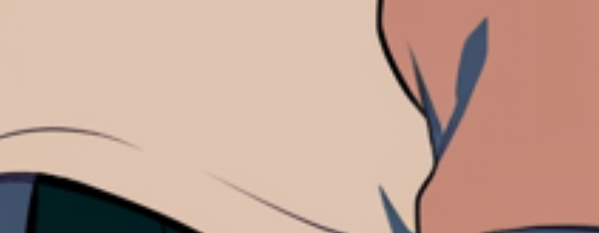
#> input picture Huang/boy_part_color.png, 599 x 233 px
$ python 'kmeans取色與上色.py'
#> lines starting #> are read from the running program, lines starting #| are printed output that depends on the picture; after the words box and inside, x2 and y2 are one past the last pixel; in counts of white or black regions, pixels touching at a corner belong together
#!/usr/bin/env python
# coding: utf-8

# In[6]:


import cv2
import numpy as np
import random

def get_major_color(image):
    pixels = image.reshape(-1, 3)
    n_colors = 5  # 增加主要顏色分析的顏色數量
    criteria = (cv2.TERM_CRITERIA_EPS + cv2.TERM_CRITERIA_MAX_ITER, 200, .1)
    _, labels, centers = cv2.kmeans(pixels.astype(np.float32), n_colors, None, criteria, 10, cv2.KMEANS_RANDOM_CENTERS)
    label_counts = np.bincount(labels.flatten())
    major_label = np.argmax(label_counts)
    return centers[major_label]

def get_random_point_in_mask(mask):
    nonzero_points = np.transpose(np.nonzero(mask))
    if len(nonzero_points) == 0:
        return None
    random_index = random.randint(0, len(nonzero_points) - 1)
    random_point = tuple(nonzero_points[random_index])

    # 檢查種子點是否超出圖像範圍，如果超出範圍則重新選擇
    while random_point[0] >= mask.shape[1] or random_point[1] >= mask.shape[0]:
        random_index = random.randint(0, len(nonzero_points) - 1)
        random_point = tuple(nonzero_points[random_index])

    return random_point

def flood_fill(image, point, color):
    mask = np.zeros((image.shape[0] + 2, image.shape[1] + 2), np.uint8)
    new_color = (int(color[0]), int(color[1]), int(color[2]))
    cv2.floodFill(image, mask, point, new_color, (100, 100, 100), (100,100,100), cv2.FLOODFILL_FIXED_RANGE)

# 讀取彩圖和黑白線稿圖
image_a = cv2.imread('boy_part_color.png')
#> image_a is the input picture: shape (233, 599, 3); mean B, G, R 148.4, 163.6, 195.7
image_b = cv2.imread('boy_part_color_sketch.png')
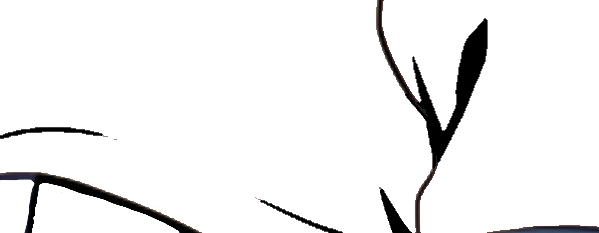
#> input picture Huang/boy_part_color_sketch.png, 599 x 233 px
#> image_b is the input picture: shape (233, 599, 3); mean B, G, R 240.8, 240.7, 240.9

# 分析彩圖中佔比最大的顏色
major_color = get_major_color(image_a).astype(int)
#> in get_major_color, `_, labels, centers = cv2.kmeans(pixels.astype(np.float32), n_colors, N..`: centers = [[176.7, 195.7, 221.8], [120.8, 136.8, 196.1], [106.8, 110.6, 134.8], [91.95, 73.4, 66.77], [24.91, 22.36, 6.63]]
#> in get_major_color, `label_counts = np.bincount(labels.flatten())`: label_counts = [84379, 39834, 2625, 5806, 6923]
#> in get_major_color, `major_label = np.argmax(label_counts)`: major_label = 0
#> major_color = [176, 195, 221]

# 創建一個與彩圖大小相同的黑白圖像，並將佔比最大顏色的區域填充為白色（255）
mask = np.all(image_a == major_color, axis=-1)
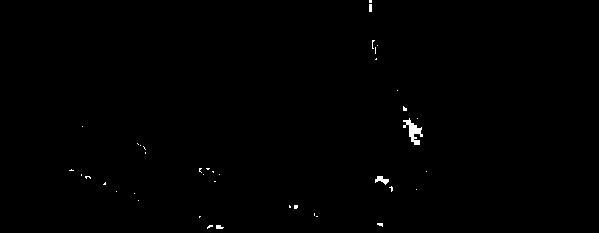
#> mask: shape (233, 599) bool; 0.37% white; 40 white regions (36 under 20 px), largest, box (x1, y1, x2, y2) and area: (403, 118, 423, 145) 222, (375, 176, 389, 185) 67, (216, 225, 224, 229) 25, (369, 4, 372, 12) 24
image_mask = np.zeros_like(image_a, dtype=np.uint8)
image_mask[mask] = (0, 0, 0)

# 在佔比最大顏色的區域中隨機取一個點
random_point = get_random_point_in_mask(mask)
#> in get_random_point_in_mask, `nonzero_points = np.transpose(np.nonzero(mask))`: nonzero_points = 520 pairs, first value 0 to 228, second value 69 to 426
#> in get_random_point_in_mask, `random_index = random.randint(0, len(nonzero_points) - 1)`: random_index = 394
#> in get_random_point_in_mask, `random_point = tuple(nonzero_points[random_index])`: random_point = (181, 375)
#> the loop in get_random_point_in_mask, `while random_point[0] >= mask.shape[1] or random_point[1] >= mask.shap..` made 4 passes
#> (random_index, random_point) on passes 1 to 4: (430, (189, 416)), (41, (45, 372)), (265, (140, 415)), (497, (226, 218))
#> random_point = (226, 218)

# 如果隨機點為 None，則顯示相應的消息並退出程式
if random_point is None:
    print("找不到符合條件的隨機點！請檢查圖像和分析方法。")
    exit()

# 在黑白線稿圖中以 floodfill 進行上色
flood_fill(image_b, random_point, major_color)
#> in flood_fill, `new_color = (int(color[0]), int(color[1]), int(color[2]))`: new_color = (176, 195, 221)
#> in flood_fill, `cv2.floodFill(image, mask, point, new_color, (100, 100, 100), (100,100..`:
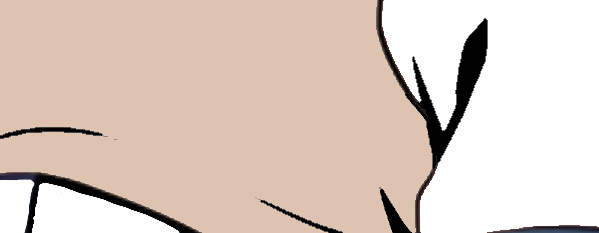
#> image: shape (233, 599, 3); mean B, G, R 192.5, 204.1, 220.1

# 在黑白線稿圖上以綠色點標記出隨機點
#image_b_with_point = cv2.circle(image_b, random_point, 5, (0, 255, 0), -1) # 將圓填充為綠色

# 顯示結果
cv2.imshow('original_image',image_a)
cv2.imshow('sketch_image', image_b)
cv2.waitKey(0)
cv2.destroyAllWindows()
